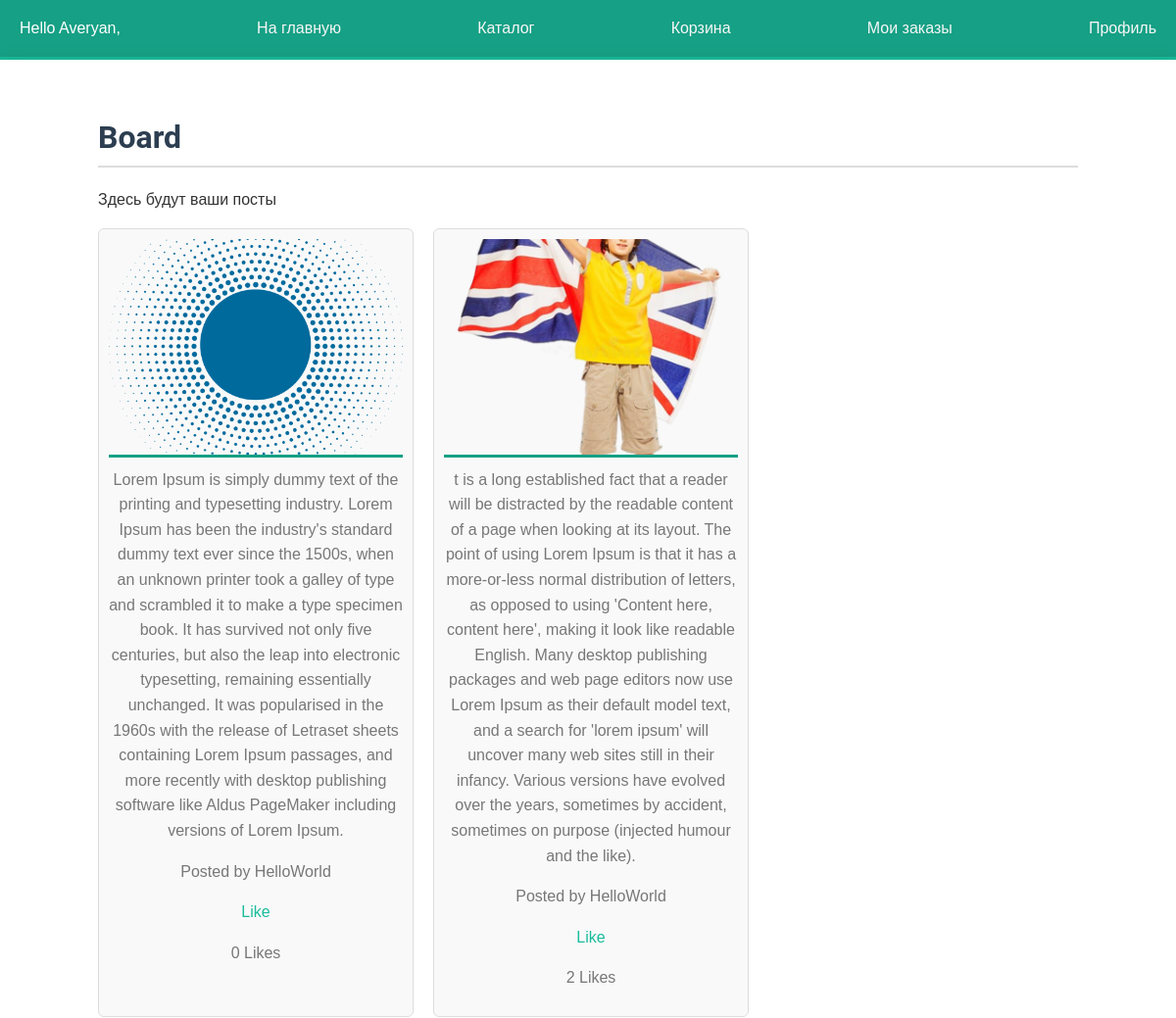
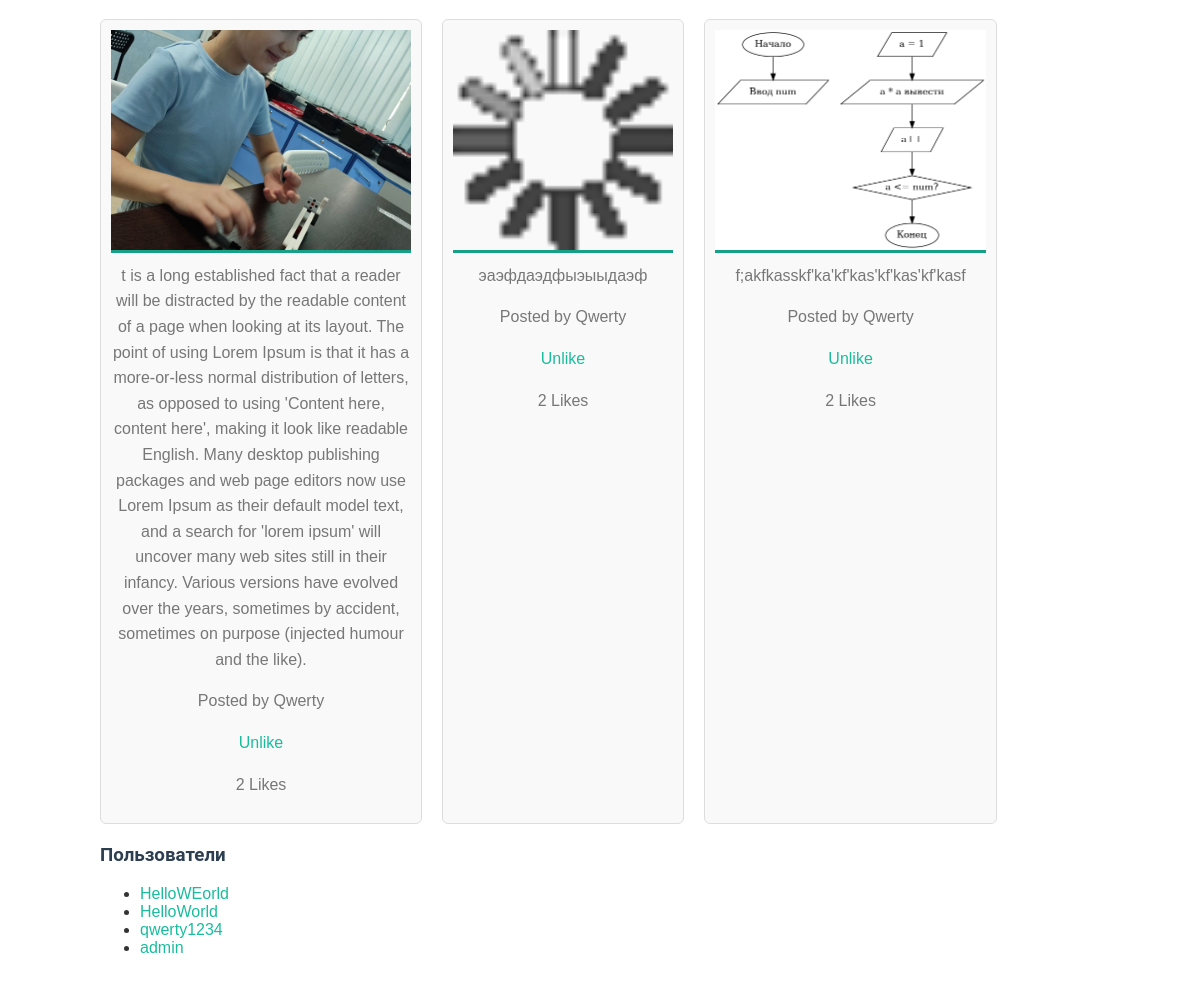
The app's page / (signed in) with its own data (2 pictures, top to bottom).
### account/models.py (models this page shows, shortened)
class Image(models.Model):
    image = models.ImageField()
    description = models.TextField(blank=True)
    created_at = models.DateTimeField(auto_now_add=True)
    author = models.ForeignKey(User, on_delete=models.CASCADE, related_name="images")
    likes = models.ManyToManyField(User, related_name="liked_images", blank=True)

### account/views.py (the view)
# urls.py: path('', views.dashboard, name='board'),
@login_required
def dashboard(request):
    images = Image.objects.all().order_by('-created_at')
    users = User.objects.exclude(id=request.user.id)
    context = {
        'images': images,
        'users': users,
    }
    return render(request, 'board.html', context)

### account/templates/board.html (shortened to what this page needs)
{% extends 'base.html' %}
{% block content %}
  <h1>Board</h1>
  <p>Здесь будут ваши посты</p>
  <div class="image-feed">
    {% for image in images %}
      <div class="image-item">
        <img src="{{ image.image.url }}" alt="Image" width="300">
        <p>{{ image.description }}</p>
        <p>Posted by {{ image.author.username }}</p>
        <p>
          {% if user in image.likes.all %}
            <a href="{% url 'like_image' image.id %}">Unlike</a>
          {% else %}
            <a href="{% url 'like_image' image.id %}">Like</a>
          {% endif %}
        </p>
        <p>{{ image.likes.count }} Likes</p>
      </div>
    {% endfor %}
  </div>
  <div class="sidebar">
    <h3>Пользователи</h3>
    <ul>
        {% for user in users %}
            <li>
                <a href="{% url 'user_profile' user.id %}">
                    {{ user.username }}
                </a>
            </li>
        {% endfor %}
    </ul>
</div>
{% endblock %}

### account/templates/base.html (shortened to what this page needs)
{% load static %}
 <html>
 <head>
  <link href="{% static 'css/base.css' %}" rel="stylesheet">
 </head>
 <body>
  <div id="header">
    {% if request.user.is_authenticated %}
        Hello {{ request.user.first_name }},
        <a href="{% url 'board' %}">На главную</a>
        <a href="{% url 'catalog:product_list' %}">Каталог</a>
        <a href="{% url 'catalog:view_cart' %}">Корзина</a>
        <a href="{% url 'catalog:order_list' %}">Мои заказы</a>
        <a href="{% url 'profile' %}">Профиль</a>
    {% else %}
        <a href="{% url 'login_view' %}">Логин</a>
    {% endif %}
 </div>
 <div id="content">
    {% block content %}
    {% endblock %}
 </div>
 </body>
 </html>

### account/static/css/base.css (style rules this page uses)
body { margin: 0; padding: 0; font-family: 'Arial', sans-serif; background-color: #f4f4f9; color: #333; }
p { line-height: 1.6; }
a { color: #1abc9c; text-decoration: none; }
h1, h2, h3, h4, h5, h6 { font-family: 'Roboto', sans-serif; font-weight: 600; color: #2c3e50; }
h1 { border-bottom: 2px solid #ddd; padding-bottom: 10px; margin: 20px 0; font-size: 32px; }
#header { padding: 20px; background: #16a085; color: white; font-size: 16px; border-bottom: 3px solid #1abc9c; display: flex; justify-content: space-between; align-items: center; }
#header a { color: #f7f7f7; }
#content { padding: 40px 100px; background: #ffffff; box-shadow: 0 0 15px rgba(0, 0, 0, 0.1); }
.image-feed { display: flex; flex-wrap: wrap; gap: 20px; }
.image-item { border: 1px solid #ddd; padding: 10px; max-width: 300px; text-align: center; background-color: #f9f9f9; }
.image-item { border: 1px solid #ddd; padding: 10px; max-width: 300px; text-align: center; background-color: #f9f9f9; border-radius: 6px; }
.image-item img { width: 100%; height: 220px; object-fit: cover; border-bottom: 3px solid #16a085; }
.image-item p { margin-top: 10px; color: #777; }
h2, h3 { color: #2c3e50; font-weight: bold; }
h3 { margin-top: 20px; }

### records on screen
Image: image (picture), description "Lorem Ipsum is simply dummy text of the printing and typesetting industry. Lorem Ipsum has been the industry's standard dummy text ever since the 1500s, when an unknown printer took a galley of type and scrambled it to make a type specimen book. It has survived not only five centuries, but also the leap into electronic typesetting, remaining essentially unchanged. It was popularised in the 1960s with the release of Letraset sheets containing Lorem Ipsum passages, and more recently with desktop publishing software like Aldus PageMaker including versions of Lorem Ipsum.", author.username "HelloWorld", shows "Like", likes.count "0"
Image: image (picture), description "t is a long established fact that a reader will be distracted by the readable content of a page when looking at its layout. The point of using Lorem Ipsum is that it has a more-or-less normal distribution of letters, as opposed to using 'Content here, content here', making it look like readable English. Many desktop publishing packages and web page editors now use Lorem Ipsum as their default model text, and a search for 'lorem ipsum' will uncover many web sites still in their infancy. Various versions have evolved over the years, sometimes by accident, sometimes on purpose (injected humour and the like).", author.username "HelloWorld", shows "Like", likes.count "2"
Image: image (picture), description "t is a long established fact that a reader will be distracted by the readable content of a page when looking at its layout. The point of using Lorem Ipsum is that it has a more-or-less normal distribution of letters, as opposed to using 'Content here, content here', making it look like readable English. Many desktop publishing packages and web page editors now use Lorem Ipsum as their default model text, and a search for 'lorem ipsum' will uncover many web sites still in their infancy. Various versions have evolved over the years, sometimes by accident, sometimes on purpose (injected humour and the like).", author.username "Qwerty", shows "Unlike", likes.count "2"
Image: image (picture), description "эаэфдаэдфыэыыдаэф", author.username "Qwerty", shows "Unlike", likes.count "2"
Image: image (picture), description "f;akfkasskf'ka'kf'kas'kf'kas'kf'kasf", author.username "Qwerty", shows "Unlike", likes.count "2"

### other values on screen
{{ request.user.first_name }} "Averyan"
{{ user.username }} "HelloWEorld"
{{ user.username }} "HelloWorld"
{{ user.username }} "qwerty1234"
{{ user.username }} "admin"
